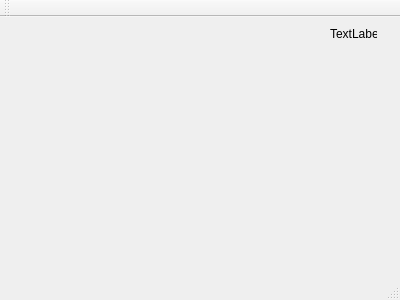
<?xml version="1.0" encoding="UTF-8"?>
<ui version="4.0">
 <class>MainWindow</class>
 <widget class="QMainWindow" name="MainWindow">
  <property name="geometry">
   <rect>
    <x>0</x>
    <y>0</y>
    <width>400</width>
    <height>300</height>
   </rect>
  </property>
  <property name="windowTitle">
   <string>MainWindow</string>
  </property>
  <widget class="QWidget" name="centralWidget">
   <widget class="QLabel" name="lblKey">
    <property name="geometry">
     <rect>
      <x>330</x>
      <y>10</y>
      <width>47</width>
      <height>13</height>
     </rect>
    </property>
    <property name="text">
     <string>TextLabel</string>
    </property>
   </widget>
  </widget>
  <widget class="QMenuBar" name="menuBar">
   <property name="geometry">
    <rect>
     <x>0</x>
     <y>0</y>
     <width>400</width>
     <height>21</height>
    </rect>
   </property>
  </widget>
  <widget class="QToolBar" name="mainToolBar">
   <attribute name="toolBarArea">
    <enum>TopToolBarArea</enum>
   </attribute>
   <attribute name="toolBarBreak">
    <bool>false</bool>
   </attribute>
  </widget>
  <widget class="QStatusBar" name="statusBar"/>
 </widget>
 <layoutdefault spacing="6" margin="11"/>
 <resources/>
 <connections/>
</ui>
